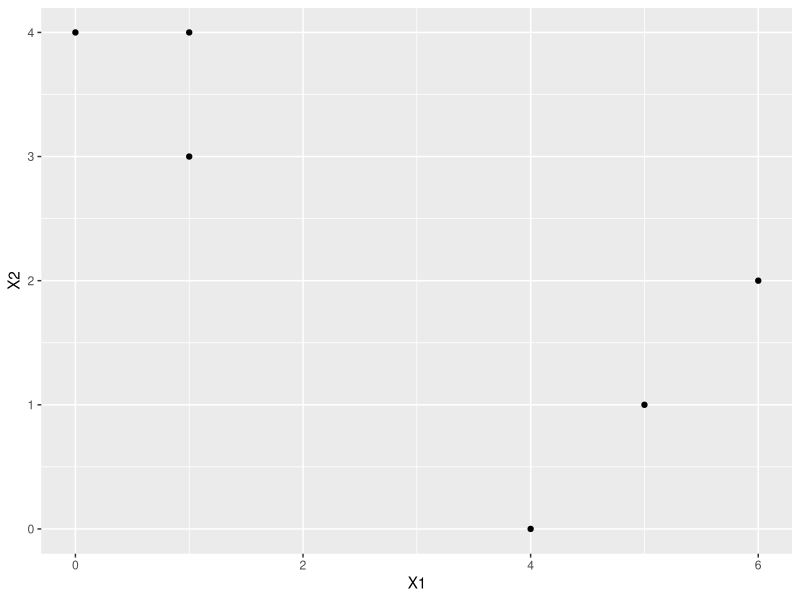
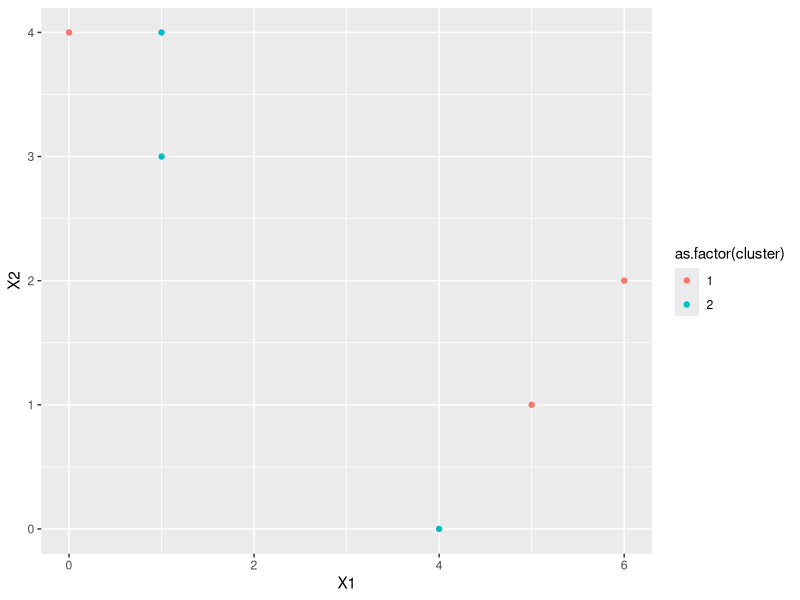
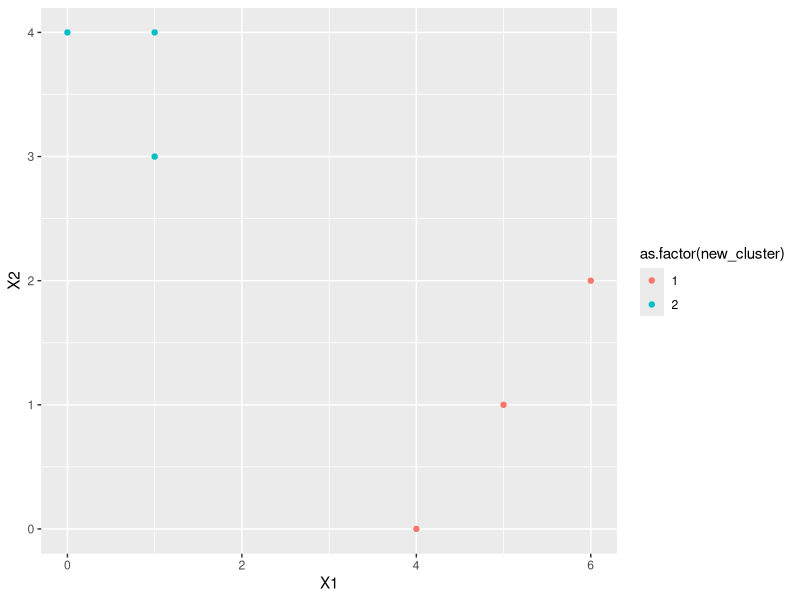

Generate these figures, in order, with R:
## ---- chunk 1
library(tidyverse)
## ---- chunk 2
obs <- data.frame(
  X1 = c(1, 1, 0, 5, 6, 4),
  X2 = c(4, 3, 4, 1, 2, 0)
)

obs %>%
  ggplot(aes(x = X1, y = X2)) +
  geom_point()

## ---- chunk 3
# set random number seed for replicable results
set.seed(2017)

# assign the labels
obs$cluster <- sample(rep(c(1, 2), each = 3), 6, replace = FALSE)

# print the labels
obs

# plot the labels
obs %>%
  dplyr::select(X1, X2, cluster) %>% 
  ggplot(aes(x = X1, y = X2, color = as.factor(cluster))) +
  geom_point()
## ---- chunk 4
centroids <-
  obs %>%
  dplyr::group_by(cluster) %>%
  dplyr::summarise(centroid_X1 = round(mean(X1), 2), centroid_X2 = round(mean(X2), 2)) %>%
  as.data.frame()

centroids
  
## ---- chunk 5

# create distance from cluster1 centroid
obs$dist_from_cluster1_centroid <- round(
  sqrt((obs$X1 - centroids$centroid_X1[centroids$cluster == 1])^2 + 
       (obs$X2 - centroids$centroid_X2[centroids$cluster == 1])^2), 4)

# create distance from cluster2 centroid
obs$dist_from_cluster2_centroid <- round(
  sqrt((obs$X1 - centroids$centroid_X1[centroids$cluster == 2])^2 + 
       (obs$X2 - centroids$centroid_X2[centroids$cluster == 2])^2), 4)

obs$new_cluster <-
  ifelse(obs$dist_from_cluster1_centroid <= obs$dist_from_cluster2_centroid, 1, 2)

obs

## ---- chunk 6

cluster_difference <- FALSE

while(cluster_difference == FALSE){

# reset obs$cluster to obs$new_cluster
obs$cluster <- obs$new_cluster
  
# create distance from cluster1 centroid
obs$dist_from_cluster1_centroid <- round(
  sqrt((obs$X1 - centroids$centroid_X1[centroids$cluster == 1])^2 + 
       (obs$X2 - centroids$centroid_X2[centroids$cluster == 1])^2), 4)

# create distance from cluster2 centroid
obs$dist_from_cluster2_centroid <- round(
  sqrt((obs$X1 - centroids$centroid_X1[centroids$cluster == 2])^2 + 
       (obs$X2 - centroids$centroid_X2[centroids$cluster == 2])^2), 4)

obs$new_cluster <-
  ifelse(obs$dist_from_cluster1_centroid <= obs$dist_from_cluster2_centroid, 1, 2)

cluster_difference <- all(obs$cluster == obs$new_cluster)

print(obs)

}

## ---- chunk 7
obs %>%
  dplyr::select(X1, X2, new_cluster) %>% 
  ggplot(aes(x = X1, y = X2, color = as.factor(new_cluster))) +
  geom_point()
